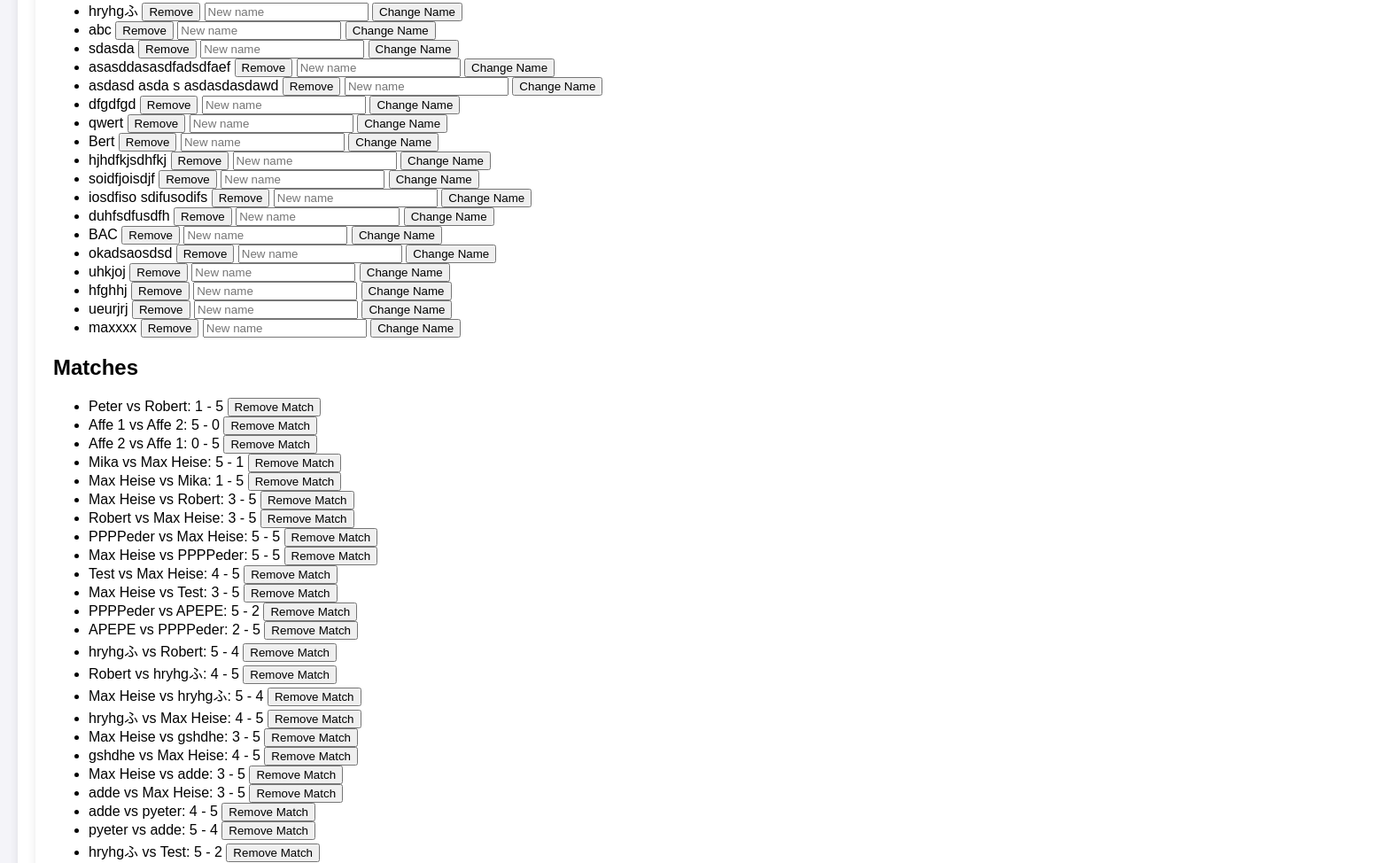
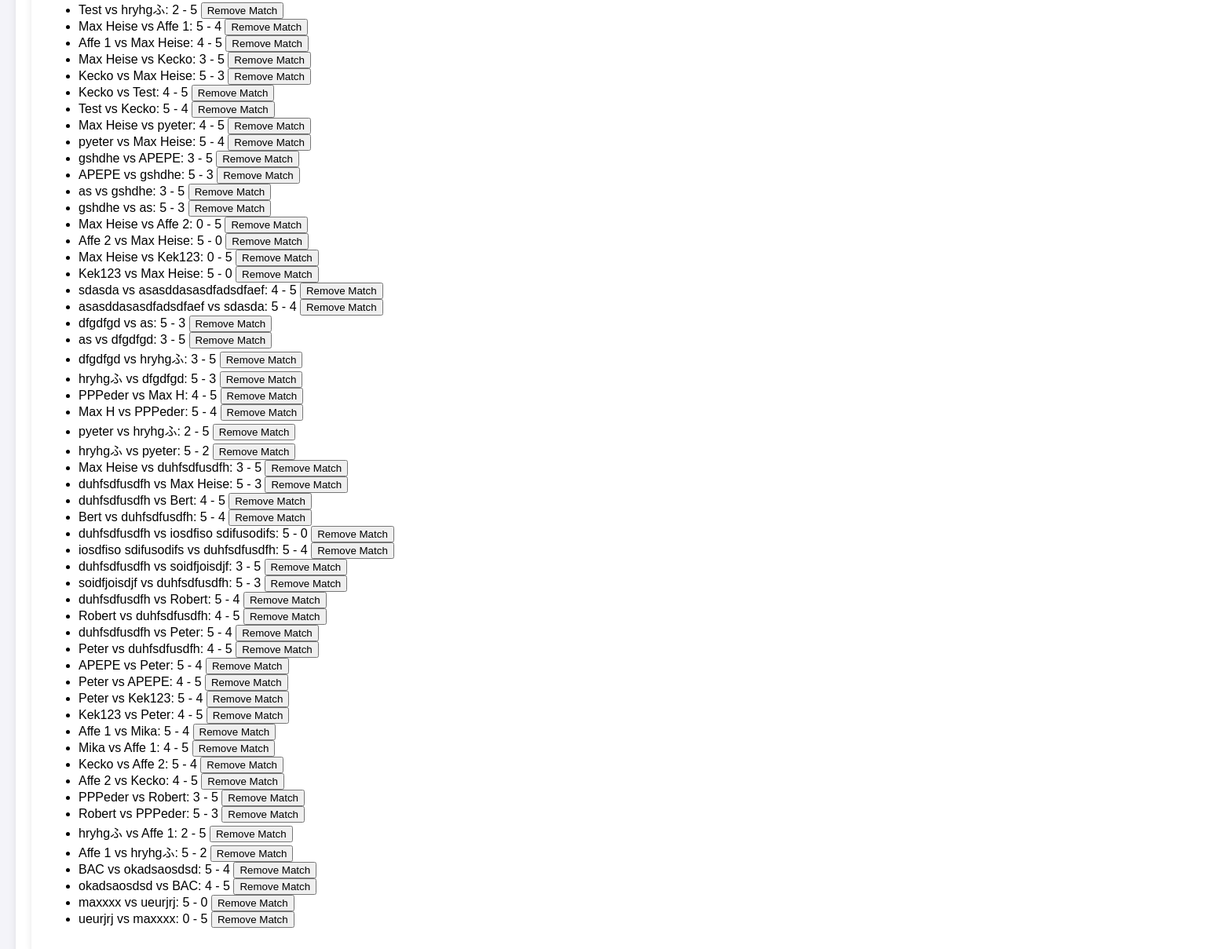
Before: /dev (lower part) with the older database file (2 pictures, top to bottom).
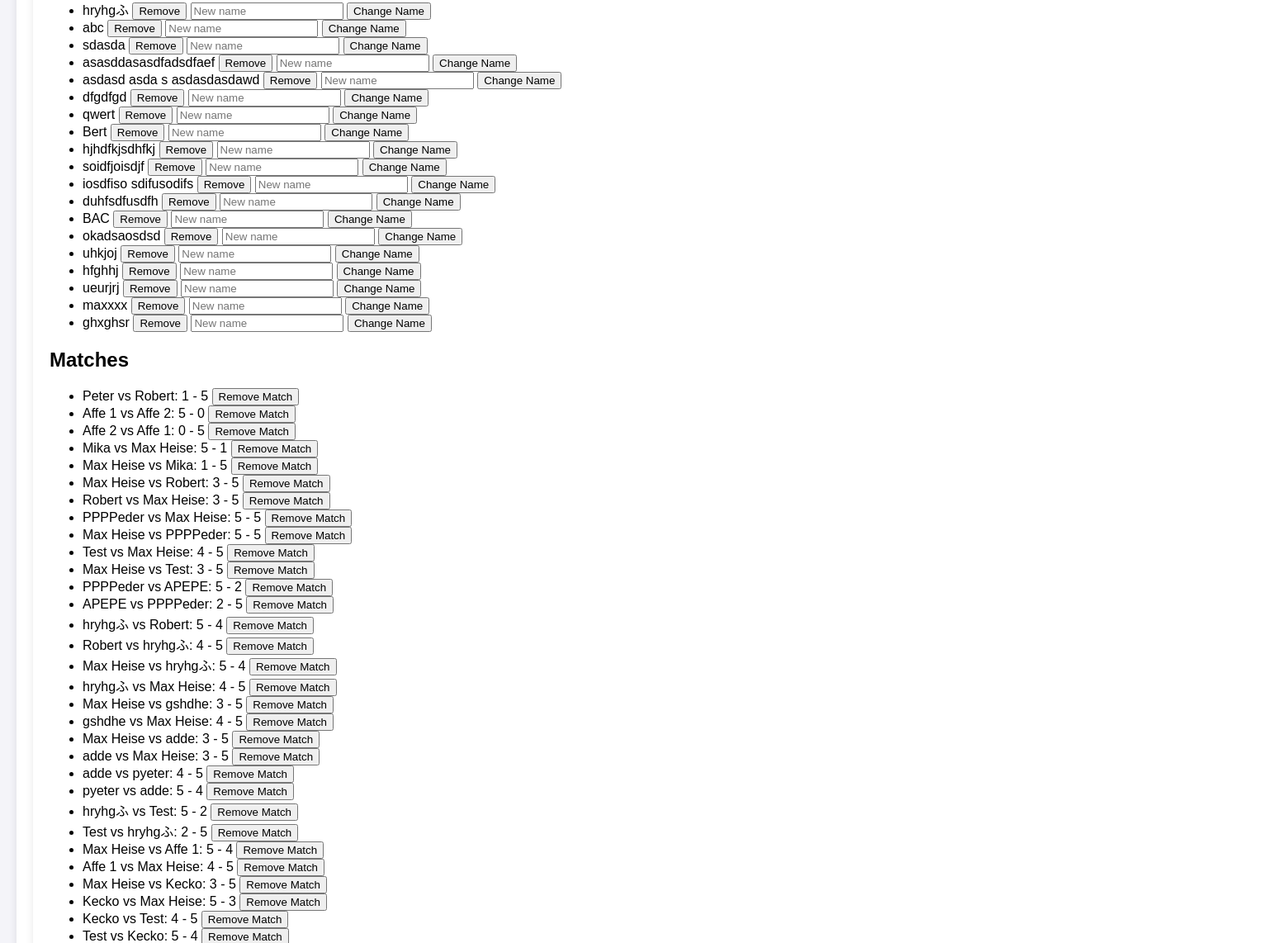
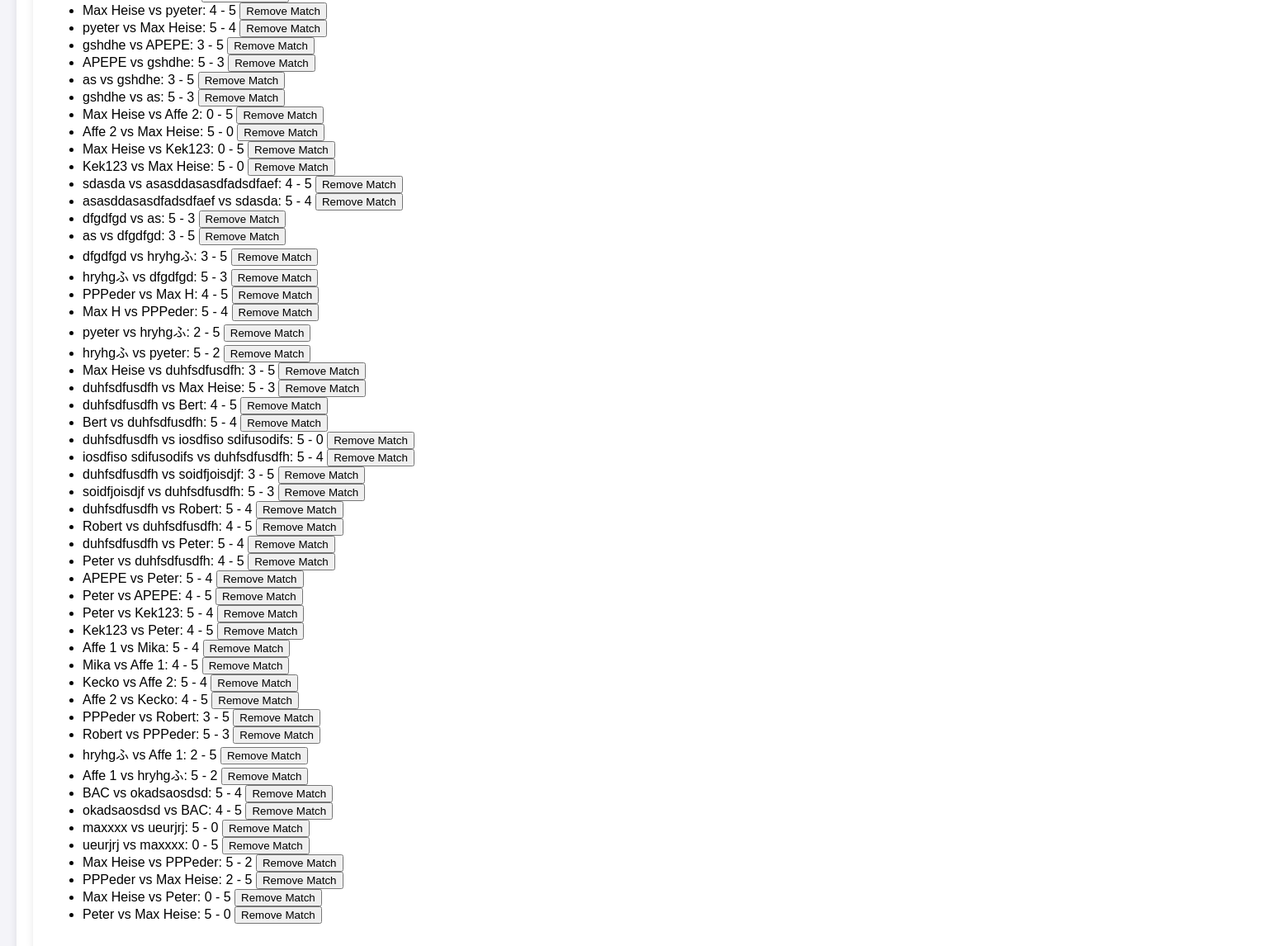
After: the same page with the newer database file (2 pictures, top to bottom).
### app.py (models this page shows)
class Player(db.Model):
    id = db.Column(db.Integer, primary_key=True)
    name = db.Column(db.String(100), unique=True, nullable=False)

class Score(db.Model):
    id = db.Column(db.Integer, primary_key=True)
    player1_id = db.Column(db.Integer, db.ForeignKey('player.id'), nullable=False)
    player2_id = db.Column(db.Integer, db.ForeignKey('player.id'), nullable=False)
    score1 = db.Column(db.Integer, nullable=False)
    score2 = db.Column(db.Integer, nullable=False)
    win = db.Column(db.Boolean, nullable=False)
    player1 = db.relationship('Player', foreign_keys=[player1_id])
    player2 = db.relationship('Player', foreign_keys=[player2_id])

### app.py (the view)
@app.route('/dev', methods=['GET', 'POST'])
def dev():
    players = Player.query.all()
    scores = Score.query.all()
    return render_template('dev.html', players=players, scores=scores)

### templates/dev.html (shortened to what this page needs)
{% extends "base.html" %}
{% block content %}
<div class="container">
    <ul>
        {% for player in players %}
        <li>
            {{ player.name }}
            <form method="POST" action="{{ url_for('remove_player', player_id=player.id) }}" style="display:inline;">
                <button type="submit">Remove</button>
            </form>
            <form method="POST" action="{{ url_for('change_player_name', player_id=player.id) }}" style="display:inline;">
                <input type="text" name="new_name" placeholder="New name" required>
                <button type="submit">Change Name</button>
            </form>
        </li>
        {% endfor %}
    </ul>
    <h2>Matches</h2>
    <ul>
        {% for score in scores %}
        <li>
            {{ score.player1.name }} vs {{ score.player2.name }}: {{ score.score1 }} - {{ score.score2 }}
            <form method="POST" action="{{ url_for('remove_match', player1_id=score.player1_id, player2_id=score.player2_id) }}" style="display:inline;">
                <button type="submit">Remove Match</button>
            </form>
        </li>
        {% endfor %}
    </ul>
</div>
{% endblock %}

### templates/base.html (shortened to what this page needs)
<!DOCTYPE html>
<html lang="en">
  <head>
    <link rel="stylesheet" href="{{ url_for('static', filename='css/styles.css') }}">
  </head>
  <body>
    <div class="container">{% block content %}{% endblock %}</div>
  </body>
</html>

### static/css/styles.css (style rules this page uses)
body { font-family: Arial, sans-serif; margin: 0; padding: 20px; background-color: #f4f4f9; }
.container { width: 1500px; margin: 0 auto; background-color: #fff; padding: 20px; border-radius: 8px; box-shadow: 0 0 10px rgba(0, 0, 0, 0.1); }

Changed rows visible on the page:
added Player: name "ghxghsr"
added Score: player1.name "Max Heise", player2.name "PPPeder", score1 "5", score2 "2"
added Score: player1.name "PPPeder", player2.name "Max Heise", score1 "2", score2 "5"
added Score: player1.name "Max Heise", player2.name "Peter", score1 "0", score2 "5"
added Score: player1.name "Peter", player2.name "Max Heise", score1 "5", score2 "0"
